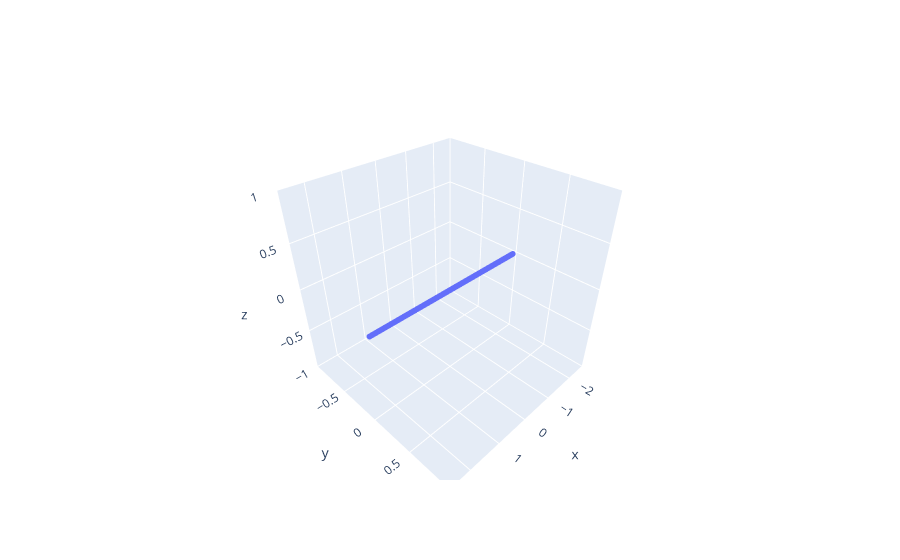

Source (notebook cell):
### Markdown cell above
## Linear mass (Rod)

### Code cell
M = 1
L = 5   # INPUT
x = np.linspace(-L/2,L/2,1000)
y = np.zeros(x.shape)
z = np.zeros(x.shape)
distr = np.array([x, y, z]).T
m = M/x.size
ms = m*np.ones(x.shape)
plot_mass_distribution(distr)

I1 = moi_tensor(distr, ms)
display('moi_tensor', I1, 'exact value: Iz=ML2/12', M*L**2/12)

### Figure 1 — Plotly figure (JSON) as saved in the notebook; plotly's stock layout.template omitted (floating-point values rounded to 4 significant figures; data arrays with more than 128 entries replaced by an {"elided": "..."} marker saying what was removed)
{"data": [{"marker": {"size": 2}, "mode": "markers", "type": "scatter3d", "x": {"elided": "1000 float values"}, "y": {"elided": "1000 int values"}, "z": {"elided": "1000 int values"}}], "layout": {"scene": {"xaxis": {"title": {"text": "x"}}, "yaxis": {"title": {"text": "y"}}, "zaxis": {"title": {"text": "z"}}}}}
